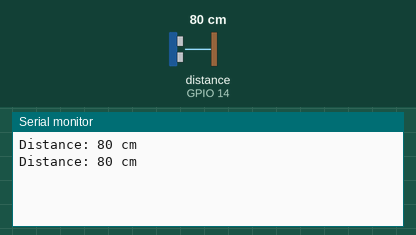
Recording of a program running on a simulated ESP32. Shown: the last lines printed to the serial monitor. Inputs (shaded band) come from the test bench; at power-on: distance to the obstacle (sensor on GPIO 14) 80 cm. The echo pulse lasts 58.3 µs per cm.

Above: at 1.8 s.
1.9 s: distance to the obstacle (sensor on GPIO 14) set to 2 cm
At 2.8 s:
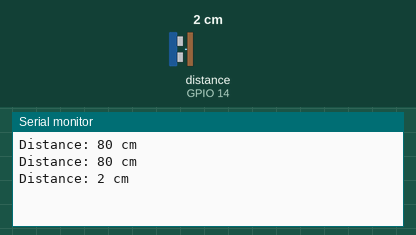
3.4 s: distance to the obstacle (sensor on GPIO 14) set to 4 cm
At 4.8 s:
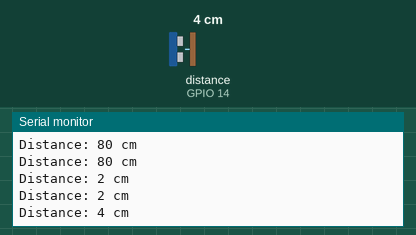
Timing chart, 0 to 6.4 s (numbered marks = the images above; inputs shaded):
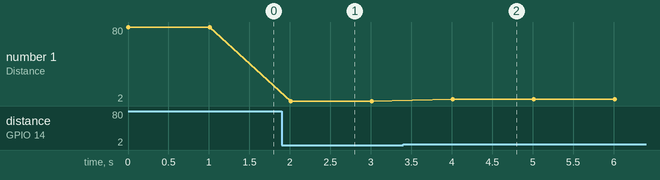

Measured:
- after the input at 1.9 s, the serial monitor: prints a new line after 0.11 s (image 1)
- after the input at 3.4 s, the serial monitor: prints a new line after 0.61 s (image 2)
- plotted number 1: 80 → 2 after the input at 1.9 s, 2 → 4 after the input at 3.4 s

The program:

main.cpp
```cpp
#include <Arduino.h>
#include <UltrasonicSensor.h>

// Temperatura Ambiente
#define AMB_TEMP 22

// Pinos de conexão da esp com o sensor ultrassonico
#define TRIGGER_PIN 13
#define ECHO_PIN 14

// Objeto sensor ultrassônico
UltrasonicSensor ultrasonic(TRIGGER_PIN, ECHO_PIN);

void setup() {
  // Iniciação do monitor serial
  Serial.begin(115200);

  // Set da temperatura no sensor
  ultrasonic.setTemperature(AMB_TEMP);
}

void loop() {

  // Impressão no monitor serial da distância entre o sensor e o primeiro obstáculo (em cm)
  Serial.printf("Distance: %d cm\n", ultrasonic.distanceInCentimeters());

  // Delay de 1s entre medições
  delay(1000);
}
```
